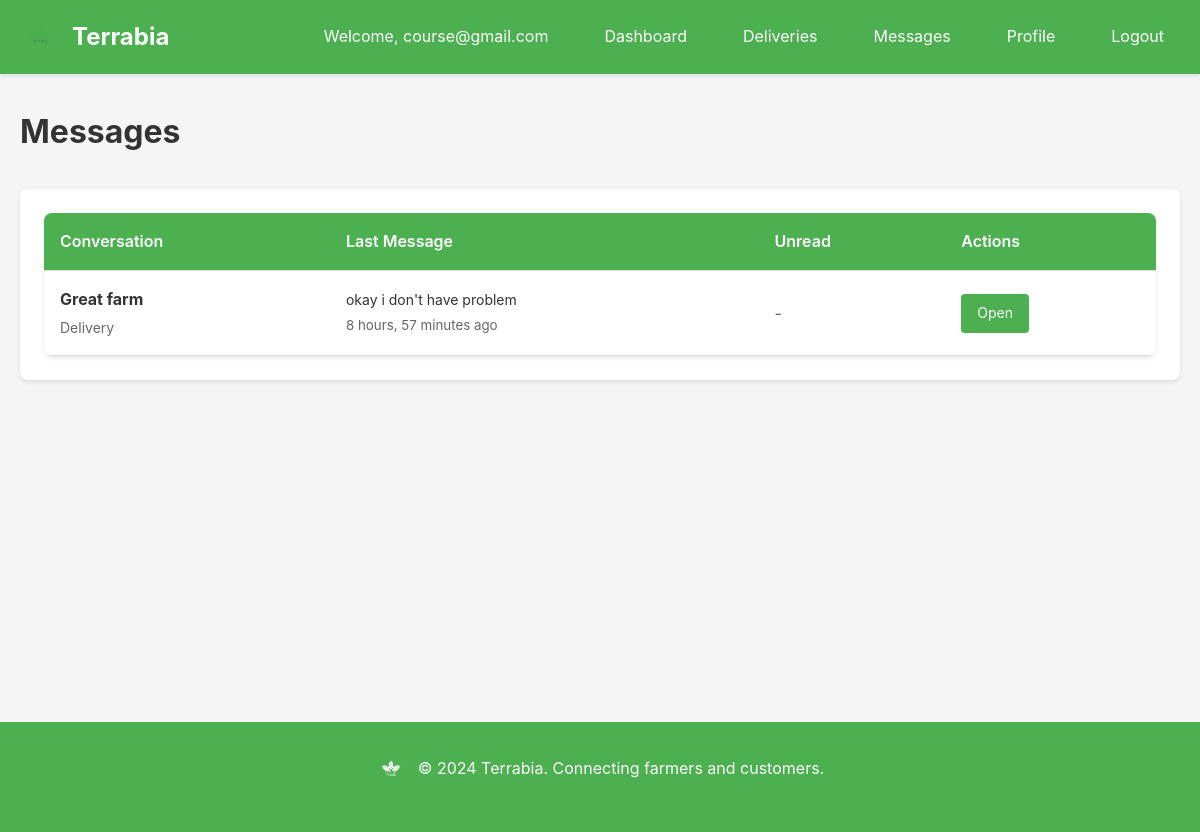
/messages/agency/messages/ (signed in), run on the app's committed database.
### accounts/models.py (models this page shows, shortened)
class User(AbstractUser):
    ROLE_CUSTOMER = "customer"
    ROLE_FARMER = "farmer"
    ROLE_ADMIN = "admin"
    ROLE_AGENCY = "delivery_agency"
    ROLE_CHOICES = [
        (ROLE_CUSTOMER, "Customer"),
        (ROLE_FARMER, "Farmer"),
        (ROLE_ADMIN, "Administrator"),
        (ROLE_AGENCY, "Delivery agency"),
    ]
    role = models.CharField(max_length=20, choices=ROLE_CHOICES, null=True, blank=True)

class FarmerProfile(models.Model):
    user = models.OneToOneField(User, on_delete=models.CASCADE, related_name='farmer_profile')
    farm_name = models.CharField(max_length=120)
    contact_person = models.CharField(max_length=120)
    phone = models.CharField(max_length=30)
    street = models.ForeignKey(Street, on_delete=models.SET_NULL, null=True, blank=True, related_name='farmers', help_text="Street/neighborhood where the farm is located")
    address_details = models.TextField(blank=True, help_text="Additional address details (farm location, etc.)")
    created_at = models.DateTimeField(auto_now_add=True)
    updated_at = models.DateTimeField(auto_now=True)

### messaging/models.py (models this page shows, shortened)
class MessageThread(models.Model):
    order = models.ForeignKey(Order, on_delete=models.SET_NULL, null=True, blank=True, related_name='threads')
    participants = models.ManyToManyField(User, related_name='threads')
    subject = models.CharField(max_length=200, blank=True)
    created_at = models.DateTimeField(auto_now_add=True)
    updated_at = models.DateTimeField(auto_now=True)
    class Meta:
        ordering = ['-updated_at']
    def get_other_participant(self, user):
        participants = self.participants.exclude(id=user.id)
        return participants.first() if participants.exists() else None

class Message(models.Model):
    thread = models.ForeignKey(MessageThread, on_delete=models.CASCADE, related_name="messages")
    sender = models.ForeignKey(User, on_delete=models.CASCADE, related_name='sent_messages')
    content = models.TextField()
    is_read = models.BooleanField(default=False)
    created_at = models.DateTimeField(auto_now_add=True)
    class Meta:
        ordering = ['created_at']

### messaging/views.py (the view)
# urls.py: path('agency/messages/', views.agency_messages, name='agency_messages'),
@agency_required
def agency_messages(request):
    try:
        agency = request.user.agency_profile
    except DeliveryAgency.DoesNotExist:
        messages.error(request, "Agency profile not found.")
        return redirect('accounts:login')
    threads = MessageThread.objects.filter(participants=request.user).annotate(
        last_message_time=Max('messages__created_at')
    ).order_by('-updated_at')
    thread_list = []
    for thread in threads:
        last_message = thread.messages.last()
        unread_count = thread.messages.filter(is_read=False).exclude(sender=request.user).count()
        other_participant = thread.get_other_participant(request.user)
        thread_list.append({
            'thread': thread,
            'last_message': last_message,
            'unread_count': unread_count,
            'other_participant': other_participant,
        })
    context = {
        'threads': thread_list,
    }
    return render(request, 'messaging/agency_messages.html', context)

### templates/messaging/agency_messages.html (shortened to what this page needs)
{% extends 'base.html' %}
{% block content %}
<div class="container">
    <div style="display: flex; justify-content: space-between; align-items: center; margin-bottom: 2rem;">
        <h1>Messages</h1>
    </div>
    {% if threads %}
        <div class="card">
            <table class="table">
                <thead>
                    <tr>
                        <th>Conversation</th>
                        <th>Last Message</th>
                        <th>Unread</th>
                        <th>Actions</th>
                    </tr>
                </thead>
                <tbody>
                    {% for thread_data in threads %}
                        <tr>
                            <td>
                                <div>
                                    <strong>
                                        {% if thread_data.other_participant %}
                                            {% if thread_data.other_participant.role == 'farmer' %}
                                                {{ thread_data.other_participant.farmer_profile.farm_name }}
                                            {% elif thread_data.other_participant.role == 'customer' %}
                                                {{ thread_data.other_participant.customer_profile.full_name }}
                                            {% else %}
                                                {{ thread_data.other_participant.username }}
                                            {% endif %}
                                        {% else %}
                                            Unknown
                                        {% endif %}
                                    </strong>
                                </div>
                                {% if thread_data.thread.subject %}
                                    <div style="font-size: 0.875rem; color: var(--text-light); margin-top: 0.25rem;">
                                        {{ thread_data.thread.subject }}
                                    </div>
                                {% endif %}
                            </td>
                            <td>
                                {% if thread_data.last_message %}
                                    <div style="font-size: 0.875rem;">
                                        {{ thread_data.last_message.content|truncatewords:10 }}
                                    </div>
                                    <small style="color: var(--text-light);">
                                        {{ thread_data.last_message.created_at|timesince }} ago
                                    </small>
                                {% else %}
                                    <span style="color: var(--text-light);">No messages</span>
                                {% endif %}
                            </td>
                            <td>
                                {% if thread_data.unread_count > 0 %}
                                    <span class="badge badge-primary">{{ thread_data.unread_count }}</span>
                                {% else %}
                                    <span style="color: var(--text-light);">-</span>
                                {% endif %}
                            </td>
                            <td>
                                <a href="{% url 'messaging:agency_thread' thread_data.thread.id %}" class="btn btn-primary btn-sm">
                                    Open
                                </a>
                            </td>
                        </tr>
                    {% endfor %}
                </tbody>
            </table>
        </div>
    {% else %}
        <div class="empty-state">
            <div class="empty-state-icon">💬</div>
            <h3>No conversations yet</h3>
            <p>You will receive messages from farmers here.</p>
        </div>
    {% endif %}
</div>
{% endblock %}

### templates/base.html (shortened to what this page needs)
<!DOCTYPE html>
<html lang="en">
<head>
    {% load static %}
    <link rel="stylesheet" href="{% static 'css/main.css' %}">
</head>
<body>
    <nav class="navbar">
        <div class="container">
            <div class="nav-brand">
                <a href="{% url 'accounts:landing' %}" style="display: flex; align-items: center; gap: 0.75rem; text-decoration: none; color: var(--white);">
                    <img src="{% static 'images/logo.png' %}" alt="Terrabia Logo" style="height: 40px; width: auto;">
                    <span style="font-size: 1.5rem; font-weight: bold;">Terrabia</span>
                </a>
            </div>
            <div class="nav-menu">
                {% if user.is_authenticated %}
                    <span class="nav-user">Welcome, {{ user.username }}</span>
                    {% if user.role == 'customer' %}
                        <a href="{% url 'customer:home' %}">Home</a>
                        <a href="{% url 'orders:cart' %}">Cart</a>
                        <a href="{% url 'customer:orders' %}">Orders</a>
                        <a href="{% url 'customer:profile' %}">Profile</a>
                    {% elif user.role == 'farmer' %}
                        <a href="{% url 'farmer:dashboard' %}">Dashboard</a>
                        <a href="{% url 'farmer:products' %}">Products</a>
                        <a href="{% url 'farmer:orders' %}">Orders</a>
                        <a href="{% url 'messaging:farmer_messages' %}">Messages</a>
                        <a href="{% url 'farmer:profile' %}">Profile</a>
                    {% elif user.role == 'delivery_agency' %}
                        <a href="{% url 'agency:dashboard' %}">Dashboard</a>
                        <a href="{% url 'agency:deliveries' %}">Deliveries</a>
                        <a href="{% url 'messaging:agency_messages' %}">Messages</a>
                        <a href="{% url 'agency:profile' %}">Profile</a>
                    {% elif user.role == 'admin' %}
                        <a href="{% url 'platform_admin:dashboard' %}">Dashboard</a>
                        <a href="{% url 'platform_admin:users' %}">Users</a>
                        <a href="{% url 'platform_admin:agencies' %}">Agencies</a>
                        <a href="{% url 'platform_admin:payments' %}">Payments</a>
                    {% endif %}
                    <a href="{% url 'accounts:logout' %}">Logout</a>
                {% else %}
                    <a href="{% url 'accounts:join' %}">Get Started</a>
                    <a href="{% url 'accounts:login' %}">Sign In</a>
                {% endif %}
            </div>
        </div>
    </nav>
    <main class="main-content">
        {% block content %}{% endblock %}
    </main>
    <footer class="footer">
        <div class="container">
            <div style="display: flex; align-items: center; justify-content: center; gap: 0.75rem; margin-bottom: 1rem;">
                <img src="{% static 'images/logo.png' %}" alt="Terrabia Logo" style="height: 30px; width: auto; filter: brightness(0) invert(1);">
                <p style="margin: 0;">&copy; 2024 Terrabia. Connecting farmers and customers.</p>
            </div>
        </div>
    </footer>
</body>
</html>

### static/css/main.css (style rules this page uses)
* { margin: 0; padding: 0; box-sizing: border-box; }
:root { --terrabia-green: #4CAF50; --primary-color: #4CAF50; --secondary-color: #45a049; --accent-color: #66bb6a; --status-pending: #FF9800; --status-delivered: #4CAF50; --status-processing: #2196F3; --status-cancelled: #F44336; --status-completed: #4CAF50; --metric-sales: #4CAF50; --metric-orders: #2196F3; --metric-in-stock: #FF9800; --metric-out-of-stock: #F44336; --text-color: #333; --text-light: #666; --bg-color: #f5f5f5; --bg-light: #f9f9f9; --white: #ffffff; --border-color: #ddd; --success-color: #4CAF50; --error-color: #F44336; --warning-color: #FF9800; --info-color: #2196F3; }
body { font-family: -apple-system, BlinkMacSystemFont, 'Segoe UI', Roboto, 'Helvetica Neue', Arial, sans-serif; color: var(--text-color); background-color: var(--bg-color); line-height: 1.6; }
.container { max-width: 1200px; margin: 0 auto; padding: 0 20px; }
.navbar { background-color: var(--primary-color); color: var(--white); padding: 1rem 0; box-shadow: 0 2px 4px rgba(0,0,0,0.1); }
.navbar .container { display: flex; justify-content: space-between; align-items: center; }
.nav-brand a { color: var(--white); text-decoration: none; font-size: 1.5rem; font-weight: bold; display: flex; align-items: center; gap: 0.75rem; }
.nav-brand img { height: 40px; width: auto; display: block; }
.nav-menu { display: flex; gap: 1.5rem; align-items: center; }
.nav-menu a { color: var(--white); text-decoration: none; padding: 0.5rem 1rem; border-radius: 4px; transition: background-color 0.3s; }
.nav-user { color: var(--white); margin-right: 1rem; }
.main-content { min-height: calc(100vh - 200px); padding: 2rem 0; }
.card { background: var(--white); border-radius: 8px; padding: 1.5rem; margin-bottom: 1.5rem; box-shadow: 0 2px 4px rgba(0,0,0,0.1); }
.btn { display: inline-block; padding: 0.75rem 1.5rem; border: none; border-radius: 4px; cursor: pointer; text-decoration: none; font-size: 1rem; transition: all 0.3s; text-align: center; }
.btn-primary { background-color: var(--primary-color); color: var(--white); }
.btn-sm { padding: 0.5rem 1rem; font-size: 0.875rem; }
.table { width: 100%; border-collapse: collapse; background: var(--white); border-radius: 8px; overflow: hidden; box-shadow: 0 2px 4px rgba(0,0,0,0.1); }
.table th, .table td { padding: 1rem; text-align: left; border-bottom: 1px solid var(--border-color); }
.table th { background-color: var(--primary-color); color: var(--white); font-weight: 600; }
.footer { background-color: var(--primary-color); color: var(--white); padding: 2rem 0; text-align: center; margin-top: 3rem; }

### data on the page
User: username "course@gmail.com"
MessageThread: other_participant.farmer_profile.farm_name "Great farm", thread.subject "Delivery", last_message.content "okay i don't have problem", last_message.created_at "8 hours, 57 minutes"
